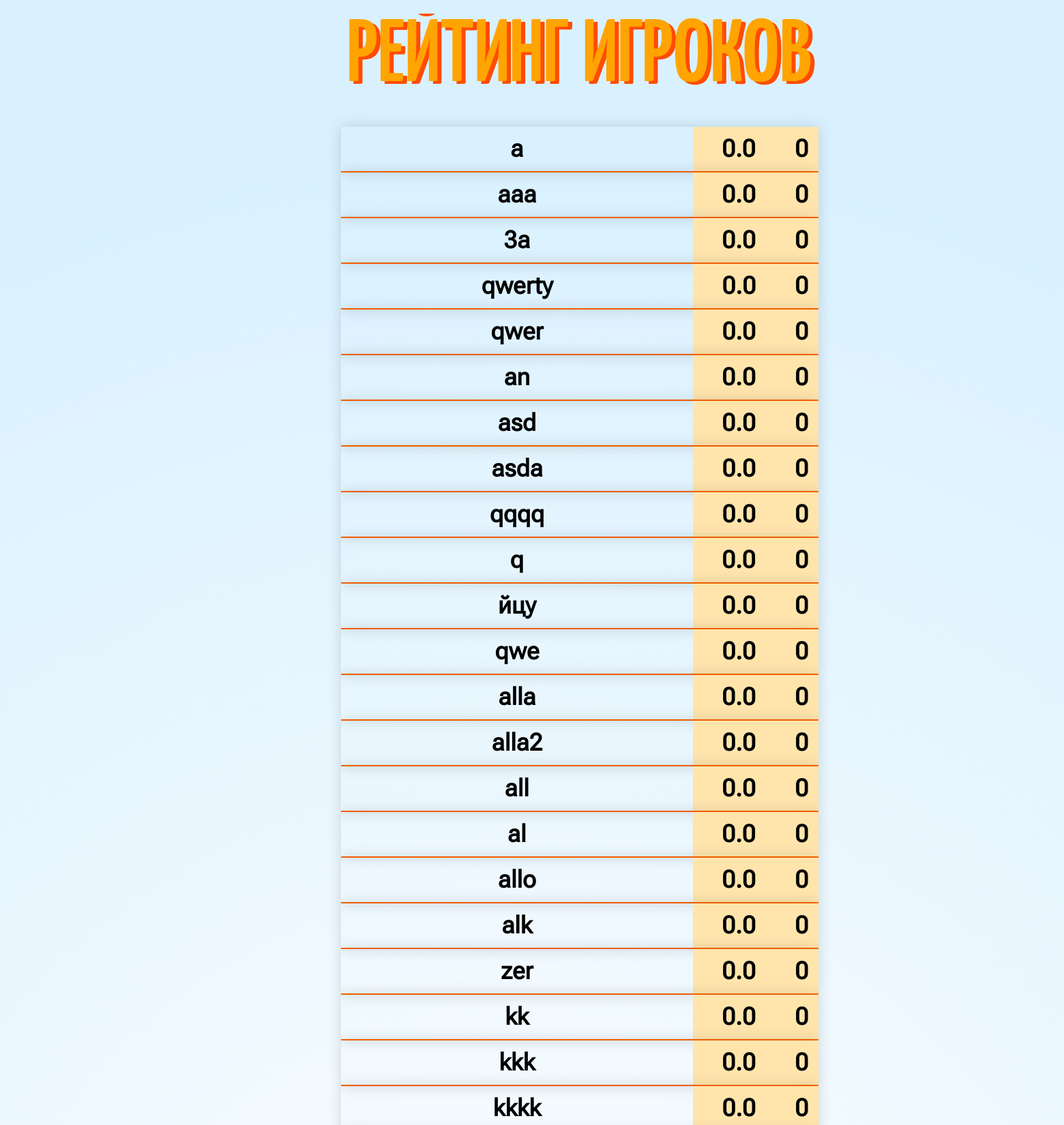
The page /rating (upper part) on the database its author committed.
### financial_game/models.py (models this page shows, shortened)
class table(models.Model):
    month_num = models.IntegerField('Номер месяца',default=1)
    cash_balance_begin = models.FloatField('Остаток денежных средств на начало',default=10000)
    earnings = models.FloatField('Выручка',default=0)
    count = models.IntegerField('Количество продукта',default=0)
    price = models.FloatField('Цена',default=0)
    current_costs = models.FloatField('Текущие расходы всего',default=0)
    cost_price = models.FloatField('Себестоимость продукции',default=700)
    salary = models.FloatField('Зарплата сотрудников',default=30000)
    salary_taxes = models.FloatField('Начисления на заработную плату сотрудников',default=0)
    third_party = models.FloatField('Услуги сторонних организаций',default=0)
    ads = models.FloatField('Расходы на рекламу',default=0)
    rent_pay = models.FloatField('Аренда',default=10000)
    other = models.FloatField('Другие расходы',default=0)
    earning_taxes = models.FloatField('Общая SUM налогов (6% *Итого Доходов)',default=0)
    fin_res = models.FloatField('Финансовый результат (прибыль/убыток)',default=0)
    investments = models.FloatField('Инвестиционные расходы всего',default=0)
    equip = models.FloatField('Закупка оборудования',default=0)
    research = models.FloatField('Проведение научных исследований',default=0)
    tech = models.FloatField('Приобретение технологий',default=0)
    education = models.FloatField('Обучение сотрудников',default=0)
    hospitality = models.FloatField('Представительские расходы',default=0)
    other_invest = models.FloatField('Другие расходы',default=0)
    funding = models.FloatField('Финансирование',default=0)
    grants = models.FloatField('Гранты',default=0)
    own_funds = models.FloatField('Собственные средства основателей',default=0)
    funds_receipt = models.FloatField('Заёмные средства (поступления)',default=0)
    funds_refund  = models.FloatField('Заёмные средства (возврат)',default=0)
    sponsor_invest = models.FloatField('Инвестиции',default=0)
    cash_flow = models.FloatField('Денежный поток',default=0)
    cash_balance_end = models.FloatField('Остаток денежных средств на конец',default=0)
    own_funds_sum = models.FloatField('Сумма собственных средств основателей ',default=0)
    fin_res_sum = models.FloatField('Сумма финансового результата',default=0)
    player = models.ForeignKey(User, on_delete=models.CASCADE, default=1)
    result = models.FloatField('Результат игры',default=0)
    mistakes = models.IntegerField('Ошибки игрока',default=0)
    show_res = models.BooleanField('Показать результат', default=0)
    class Meta:
        verbose_name = "Таблица хода"
        verbose_name_plural = "Таблицы хода"

### financial_game/views.py (the view)
# urls.py: path('rating',views.rating,name='rating'),
def rating(request):
    logout(request)
    players=table.objects.order_by('result')
    player = {}
    rating=[]
    for one in players:
        player['result']=one.result
        user = User.objects.get(id=one.player.id)
        player['username'] = user.username
        player['mistakes'] = one.mistakes
        rating.append(copy.copy(player))
    return render(request,'financial_game/rating.html',{'rating':rating})

### financial_game/templates/financial_game/rating.html (shortened to what this page needs)
{% load static %}
<!DOCTYPE html>
<html lang="ru">
  <head>
    <link rel="stylesheet" href="{% static 'financial_game/css/style.css' %}">
  </head>
  <body>
    <div class="main-header rating-header">
      <h1> РЕЙТИНГ ИГРОКОВ </h1>
    </div>
    <div class="rating-list">
      {% for player in rating %}
            <table class="after-month-table result-table rating-table">
                <tbody>
                    <tr>
                        <td class="rating-name">{{player.username}}</td>
                        <td class="rating-res">{{player.result}}</td>
                        <td class="rating-res">{{player.mistakes}}</td>
                    </tr>
                </tbody>
            </table>
      {% endfor %}
    </div>
  </body>
</html>

### financial_game/static/financial_game/css/style.css (style rules this page uses)
body { position: relative; overflow: hidden; width: 100%; margin: 0; display: flex; flex-direction: column; height: 100%; font-family: 'Yanone Kaffeesatz',"PoiretOne-Regular", Arial, sans-serif; font-size: 16px; min-width: 1700px; background: rgb(254,254,254); background: radial-gradient(circle, rgba(254,254,254,1) 0%, rgba(217,241,255,1) 85%, rgba(217,241,255,1) 100%); }
html { overflow: auto; }
.main-header h1 { margin-top: 0px; overflow: hidden; font-family: "YanoneKaffeesatz"; font-weight: 600; text-shadow: 6px 4px 0px #FF4C00; color: #FFA400; font-size: 130px; }
.main-header { text-align: center; overflow: hidden; padding-bottom : 0%; padding-top: 5%; }
.after-month-table th, .after-month-table td { padding: 12px 15px; }
.after-month-table tbody tr { border-bottom: 1px solid #dddddd; }
.after-month-table tbody tr:last-of-type { border-bottom: 2px solid #FF6500; }
.after-month-table { border-collapse: collapse; margin: 25px 0; min-width: 400px; box-shadow: 0 0 20px rgba(0, 0, 0, 0.15); width: auto; margin-left: auto; margin-right: auto; font-family: "RobotoFlex-Regular"; font-weight: 500; z-index: 100; font-size: 21px; }
.rating-name { text-align: center; width: 80%; max-width: 80%; }
.rating-res { text-align: center; width: 20%; background-color: #FFE5AC; }
.rating-table { margin-bottom: 0; margin-top: 0; max-width: 700px; font-family: "RobotoFlex-Regular"; font-size: 35px; font-weight: 600; min-width: 700px; }
.rating-header { padding-top: 0px; margin-bottom: -50px; margin-top: 20px; }

### rows shown on the page
table: result "0.0"
table: result "0.0"
table: result "0.0"
table: result "0.0"
table: result "0.0"
table: result "0.0"
table: result "0.0"
table: result "0.0"
table: result "0.0"
table: result "0.0"
table: result "0.0"
table: result "0.0"
table: result "0.0"
table: result "0.0"
table: result "0.0"
table: result "0.0"
table: result "0.0"
table: result "0.0"
table: result "0.0"
table: result "0.0"
table: result "0.0"
table: result "0.0"

### other values the page prints
{{ player.username }} "a" "aaa" "3a" "qwerty" "qwer" "an" "asd" "asda" "qqqq" "q" "йцу" "qwe" "alla" "alla2" "all" "al" "allo" "alk" "zer" "kk" "kkk" "kkkk"
{{ player.mistakes }} "0" "0" "0" "0" "0" "0" "0" "0" "0" "0" "0" "0" "0" "0" "0" "0" "0" "0" "0" "0" "0" "0"
